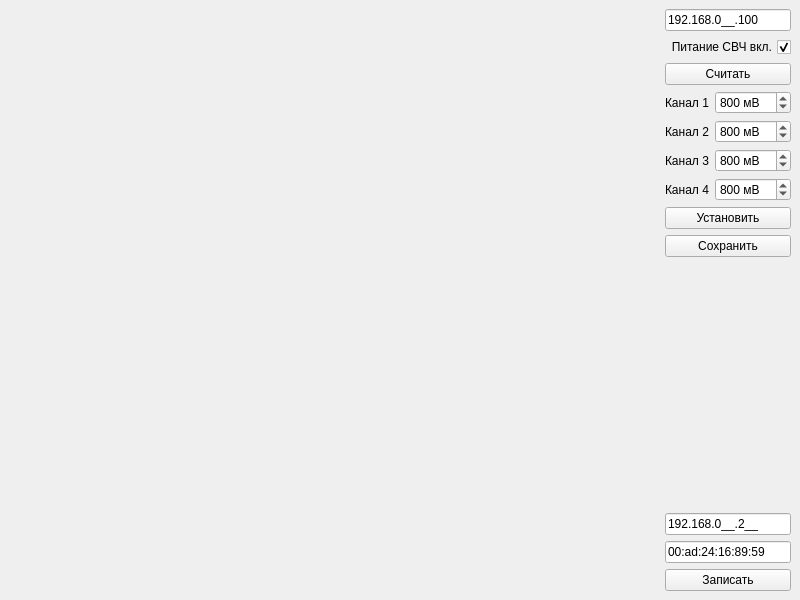
<?xml version="1.0" encoding="UTF-8"?>
<ui version="4.0">
 <class>MainWindow</class>
 <widget class="QMainWindow" name="MainWindow">
  <property name="geometry">
   <rect>
    <x>0</x>
    <y>0</y>
    <width>800</width>
    <height>600</height>
   </rect>
  </property>
  <property name="windowTitle">
   <string>MainWindow</string>
  </property>
  <widget class="QWidget" name="centralwidget">
   <layout class="QHBoxLayout" name="horizontalLayout" stretch="15,1">
    <item>
     <layout class="QVBoxLayout" name="layoutPlots">
      <item>
       <widget class="AdcQwtPlot" name="qwtPlotter" native="true"/>
      </item>
      <item>
       <widget class="AdcQwtPlot" name="qwtSpectr" native="true"/>
      </item>
     </layout>
    </item>
    <item>
     <layout class="QVBoxLayout" name="layoutControl">
      <item>
       <widget class="QLineEdit" name="editRemoteIp">
        <property name="sizePolicy">
         <sizepolicy hsizetype="Minimum" vsizetype="Fixed">
          <horstretch>0</horstretch>
          <verstretch>0</verstretch>
         </sizepolicy>
        </property>
        <property name="inputMask">
         <string>000.000.000.000;_</string>
        </property>
        <property name="text">
         <string>192.168.0.100</string>
        </property>
       </widget>
      </item>
      <item>
       <widget class="QCheckBox" name="chkRfPwr">
        <property name="layoutDirection">
         <enum>Qt::RightToLeft</enum>
        </property>
        <property name="text">
         <string>Питание СВЧ вкл.</string>
        </property>
        <property name="checked">
         <bool>true</bool>
        </property>
       </widget>
      </item>
      <item>
       <widget class="QPushButton" name="bttnLoadVga">
        <property name="text">
         <string>Считать</string>
        </property>
       </widget>
      </item>
      <item>
       <layout class="QFormLayout" name="formLayout">
        <item row="0" column="1">
         <widget class="QSpinBox" name="editVgaCh1">
          <property name="suffix">
           <string> мВ</string>
          </property>
          <property name="maximum">
           <number>1250</number>
          </property>
          <property name="singleStep">
           <number>10</number>
          </property>
          <property name="value">
           <number>800</number>
          </property>
         </widget>
        </item>
        <item row="0" column="0">
         <widget class="QLabel" name="labelCh1">
          <property name="text">
           <string>Канал 1</string>
          </property>
         </widget>
        </item>
        <item row="1" column="0">
         <widget class="QLabel" name="labelCh2">
          <property name="text">
           <string>Канал 2</string>
          </property>
         </widget>
        </item>
        <item row="1" column="1">
         <widget class="QSpinBox" name="editVgaCh2">
          <property name="suffix">
           <string> мВ</string>
          </property>
          <property name="maximum">
           <number>1250</number>
          </property>
          <property name="singleStep">
           <number>10</number>
          </property>
          <property name="value">
           <number>800</number>
          </property>
         </widget>
        </item>
        <item row="2" column="0">
         <widget class="QLabel" name="labelCh3">
          <property name="text">
           <string>Канал 3</string>
          </property>
         </widget>
        </item>
        <item row="2" column="1">
         <widget class="QSpinBox" name="editVgaCh3">
          <property name="suffix">
           <string> мВ</string>
          </property>
          <property name="maximum">
           <number>1250</number>
          </property>
          <property name="singleStep">
           <number>10</number>
          </property>
          <property name="value">
           <number>800</number>
          </property>
         </widget>
        </item>
        <item row="3" column="0">
         <widget class="QLabel" name="labelCh4">
          <property name="text">
           <string>Канал 4</string>
          </property>
         </widget>
        </item>
        <item row="3" column="1">
         <widget class="QSpinBox" name="editVgaCh4">
          <property name="suffix">
           <string> мВ</string>
          </property>
          <property name="maximum">
           <number>1250</number>
          </property>
          <property name="singleStep">
           <number>10</number>
          </property>
          <property name="value">
           <number>800</number>
          </property>
         </widget>
        </item>
       </layout>
      </item>
      <item>
       <widget class="QPushButton" name="bttnSetVga">
        <property name="text">
         <string>Установить</string>
        </property>
       </widget>
      </item>
      <item>
       <widget class="QPushButton" name="bttnStoreVga">
        <property name="text">
         <string>Сохранить</string>
        </property>
       </widget>
      </item>
      <item>
       <spacer name="verticalSpacer">
        <property name="orientation">
         <enum>Qt::Vertical</enum>
        </property>
        <property name="sizeHint" stdset="0">
         <size>
          <width>20</width>
          <height>40</height>
         </size>
        </property>
       </spacer>
      </item>
      <item>
       <widget class="QLineEdit" name="editSetIP">
        <property name="inputMask">
         <string>000.000.000.000;_</string>
        </property>
        <property name="text">
         <string>192.168.0.2</string>
        </property>
       </widget>
      </item>
      <item>
       <widget class="QLineEdit" name="editSetMAC">
        <property name="inputMask">
         <string>HH:HH:HH:HH:HH:HH;_</string>
        </property>
        <property name="text">
         <string>00:ad:24:16:89:59</string>
        </property>
       </widget>
      </item>
      <item>
       <widget class="QPushButton" name="bttnSendIP">
        <property name="text">
         <string>Записать</string>
        </property>
       </widget>
      </item>
     </layout>
    </item>
   </layout>
  </widget>
 </widget>
 <customwidgets>
  <customwidget>
   <class>AdcQwtPlot</class>
   <extends>QWidget</extends>
   <header>adcqwtplot.h</header>
   <container>1</container>
  </customwidget>
 </customwidgets>
 <resources/>
 <connections>
  <connection>
   <sender>bttnSetVga</sender>
   <signal>pressed()</signal>
   <receiver>MainWindow</receiver>
   <slot>setVga()</slot>
   <hints>
    <hint type="sourcelabel">
     <x>714</x>
     <y>201</y>
    </hint>
    <hint type="destinationlabel">
     <x>795</x>
     <y>182</y>
    </hint>
   </hints>
  </connection>
  <connection>
   <sender>bttnLoadVga</sender>
   <signal>pressed()</signal>
   <receiver>MainWindow</receiver>
   <slot>loadVga()</slot>
   <hints>
    <hint type="sourcelabel">
     <x>725</x>
     <y>45</y>
    </hint>
    <hint type="destinationlabel">
     <x>794</x>
     <y>48</y>
    </hint>
   </hints>
  </connection>
  <connection>
   <sender>bttnStoreVga</sender>
   <signal>pressed()</signal>
   <receiver>MainWindow</receiver>
   <slot>storeVga()</slot>
   <hints>
    <hint type="sourcelabel">
     <x>716</x>
     <y>233</y>
    </hint>
    <hint type="destinationlabel">
     <x>795</x>
     <y>211</y>
    </hint>
   </hints>
  </connection>
  <connection>
   <sender>bttnSendIP</sender>
   <signal>pressed()</signal>
   <receiver>MainWindow</receiver>
   <slot>setUdpHost()</slot>
   <hints>
    <hint type="sourcelabel">
     <x>719</x>
     <y>578</y>
    </hint>
    <hint type="destinationlabel">
     <x>795</x>
     <y>493</y>
    </hint>
   </hints>
  </connection>
  <connection>
   <sender>editRemoteIp</sender>
   <signal>editingFinished()</signal>
   <receiver>MainWindow</receiver>
   <slot>remoteAddrEdited()</slot>
   <hints>
    <hint type="sourcelabel">
     <x>723</x>
     <y>16</y>
    </hint>
    <hint type="destinationlabel">
     <x>797</x>
     <y>19</y>
    </hint>
   </hints>
  </connection>
  <connection>
   <sender>chkRfPwr</sender>
   <signal>toggled(bool)</signal>
   <receiver>MainWindow</receiver>
   <slot>setRfPower(bool)</slot>
   <hints>
    <hint type="sourcelabel">
     <x>716</x>
     <y>72</y>
    </hint>
    <hint type="destinationlabel">
     <x>796</x>
     <y>85</y>
    </hint>
   </hints>
  </connection>
 </connections>
 <slots>
  <slot>setVga()</slot>
  <slot>loadVga()</slot>
  <slot>storeVga()</slot>
  <slot>setUdpHost()</slot>
  <slot>remoteAddrEdited()</slot>
  <slot>setRfPower(bool)</slot>
 </slots>
</ui>
